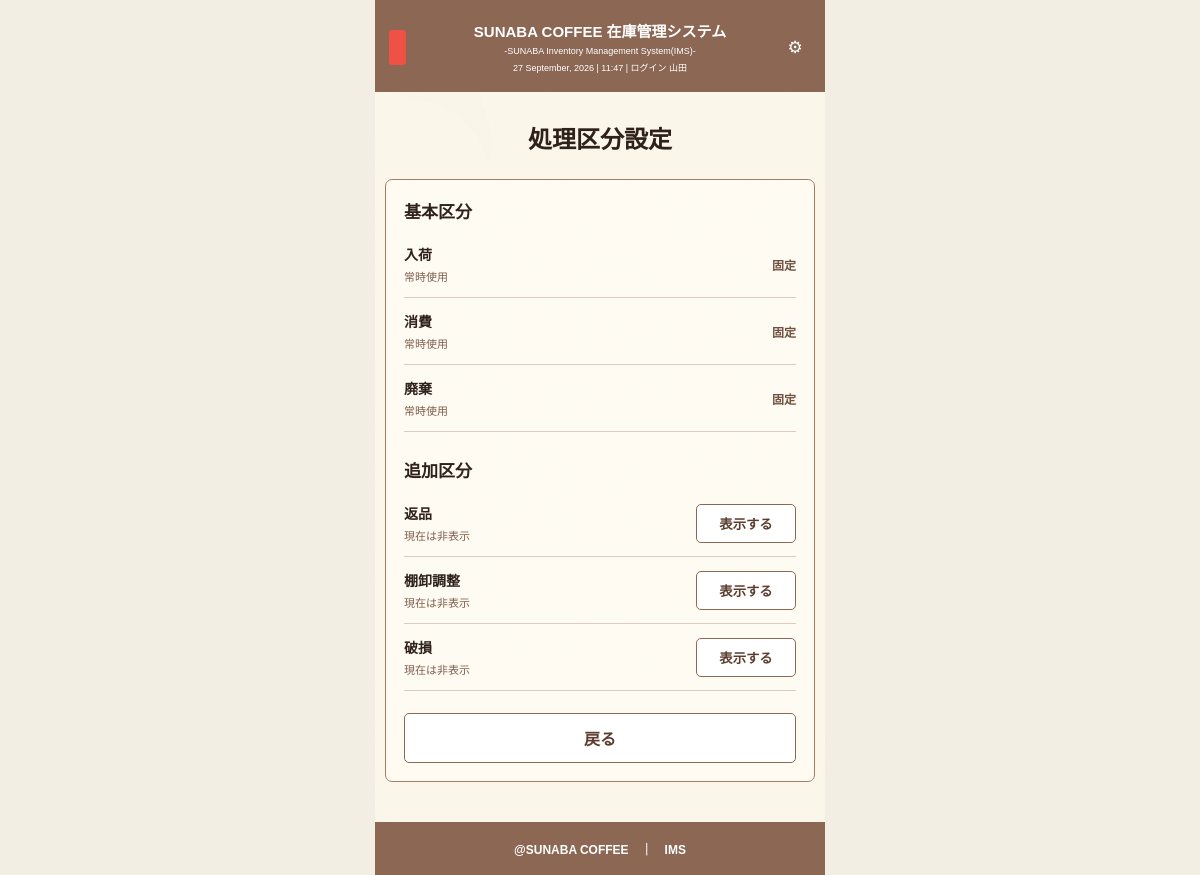
Page /settings/process-types (signed in) on the committed database.
### tables this page shows
CREATE TABLE process_types (
            process_code TEXT PRIMARY KEY,
            process_name TEXT NOT NULL UNIQUE,
            is_visible INTEGER NOT NULL DEFAULT 0
        );

### app.py (the view)
@app.route("/settings/process-types")
@admin_required
def process_settings():
    conn = get_db()
    process_types = conn.execute(
        "SELECT * FROM process_types ORDER BY rowid"
    ).fetchall()
    conn.close()
    return render_template("process_settings.html", process_types=process_types)

### app.py (called while the page is built)
def get_db():
    conn = sqlite3.connect(DB_NAME)
    conn.row_factory = sqlite3.Row
    return conn

def admin_required(view):
    @wraps(view)
    def wrapped_view(*args, **kwargs):
        if "employee_id" not in session:
            return redirect(url_for("login"))
        if session.get("role") != "admin":
            flash("管理者のみ利用できます。", "error")
            return redirect(url_for("home"))
        return view(*args, **kwargs)
    return wrapped_view

### templates/process_settings.html (shortened to what this page needs)
<!DOCTYPE html>
<html lang="ja">
<head>
  <link rel="stylesheet" href="{{ url_for('static', filename='style.css') }}">
</head>
<body class="process-settings-page">
<header class="ps-header">
  <div class="ps-header-row">
    <div class="ps-logo"></div>
    <div class="ps-brand">
      <div class="ps-title">SUNABA COFFEE 在庫管理システム</div>
      <div class="ps-sub">-SUNABA Inventory Management System(IMS)-</div>
      <div class="ps-meta"><span id="ps-current-datetime"></span> | ログイン {{ session.get("employee_name") }}</div>
    </div>
    <details class="ps-setting">
      <summary aria-label="設定">⚙</summary>
    </details>
  </div>
</header>
<main class="ps-main">
  <h1>処理区分設定</h1>
  <section class="ps-card">
    <h2>基本区分</h2>
    {% for process in process_types %}
      {% if process["process_code"] in ["IN", "CO", "DI"] %}
      <div class="ps-row">
        <div>
          <div class="ps-name">{{ process["process_name"] }}</div>
          <div class="ps-note">常時使用</div>
        </div>
        <span class="ps-fixed">固定</span>
      </div>
      {% endif %}
    {% endfor %}
    <h2 class="ps-gap">追加区分</h2>
    {% for process in process_types %}
      {% if process["process_code"] in ["RT", "AD", "DM"] %}
      <div class="ps-row">
        <div>
          <div class="ps-name">{{ process["process_name"] }}</div>
          <div class="ps-note">{% if process["is_visible"] %}入出荷画面に表示中{% else %}現在は非表示{% endif %}</div>
        </div>
        <form method="POST" action="{{ url_for('toggle_process_type', process_code=process['process_code']) }}">
          <button class="ps-toggle" type="submit">
            {% if process["is_visible"] %}非表示にする{% else %}表示する{% endif %}
          </button>
        </form>
      </div>
      {% endif %}
    {% endfor %}
    <a class="ps-back" href="{{ url_for('home') }}">戻る</a>
  </section>
</main>
<footer class="ps-footer">@SUNABA COFFEE　｜　IMS</footer>
</body>
</html>

### static/style.css (style rules this page uses)
* { box-sizing: border-box; }
html, body { margin: 0; padding: 0; width: 100%; min-height: 100%; }
body { background-color: #eee8dc; color: #111111; font-family: "Futura", "Futura PT", "Century Gothic", "Yu Gothic", "YuGothic", sans-serif; }

### rows in the picture
process_types: process_name "入荷"
process_types: process_name "消費"
process_types: process_name "廃棄"
process_types: process_name "返品", is_visible "現在は非表示"
process_types: process_name "棚卸調整", is_visible "現在は非表示"
process_types: process_name "破損", is_visible "現在は非表示"

### other values in the picture
{{ session.get("employee_name") }} "山田"
